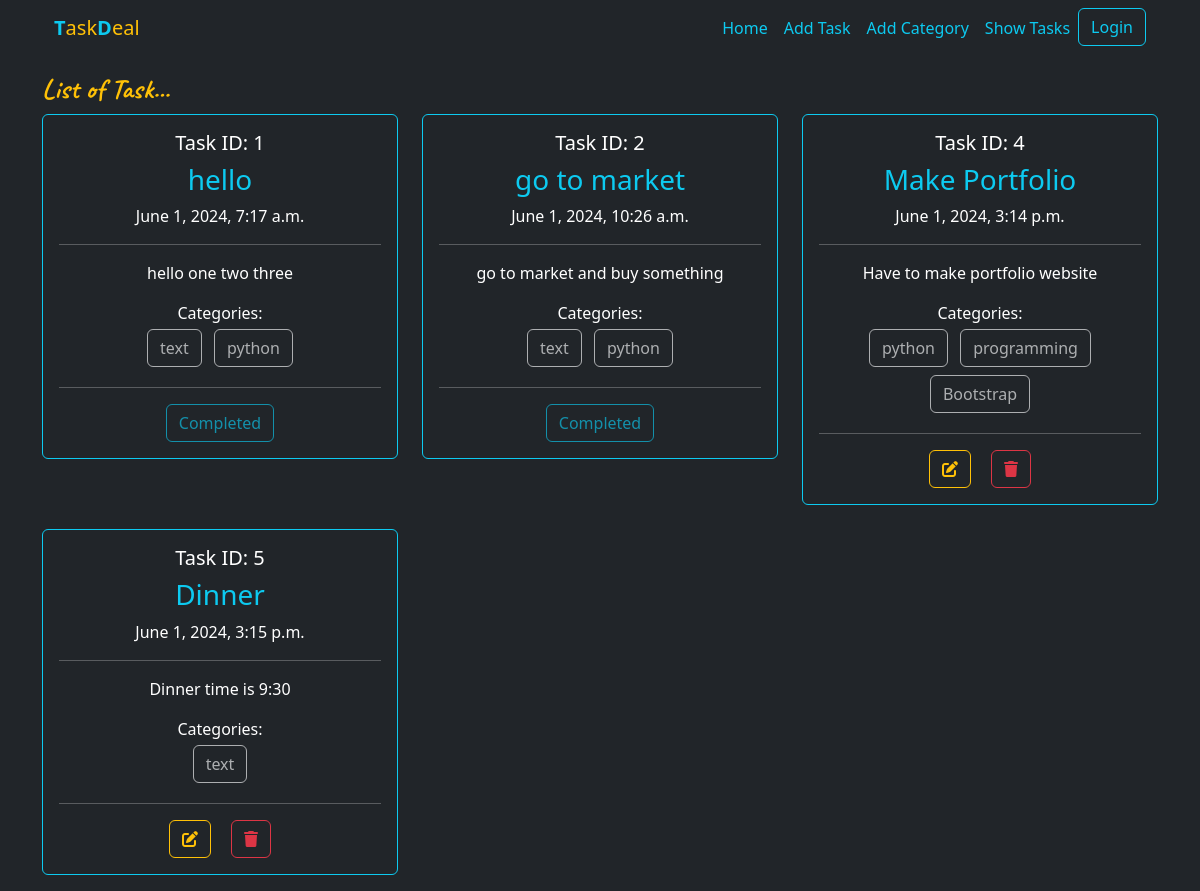
The page / on the database its author committed.
### task/models.py (models this page shows, shortened)
class Task(models.Model):
    title = models.CharField(max_length=255)
    description = models.TextField()
    is_completed = models.BooleanField(default=False)
    assign_date = models.DateTimeField(auto_now_add=True)
    categories = models.ManyToManyField(Category, related_name='tasks')

### category/models.py (models this page shows, shortened)
class Category(models.Model):
    name = models.CharField(max_length=255)

### task_deal/views.py (the view)
# urls.py: 2. Add a URL to urlpatterns:  path('', views.home, name='home')
def home(request):
    data = Task.objects.all()
    context= {'tasks': data}
    return render(request, 'home.html', context)

### templates/home.html
{% extends "base.html" %}
{% block content %}
{% include "task/tasks.html" %}
{% endblock content %}

### templates/base.html (shortened to what this page needs)
<!doctype html>
<html lang="en">
  <head>
    <link rel="stylesheet" href="https://cdnjs.cloudflare.com/ajax/libs/font-awesome/6.5.2/css/all.min.css" />
    <link href="https://cdn.jsdelivr.net/npm/bootstrap@5.3.3/dist/css/bootstrap.min.css" rel="stylesheet">
  </head>
  <body class="bg-dark text-white">
    <div class="container ">
    {% include "navbar.html" %}
    {% block content %}
    {% endblock content %}
  </body>
</html>

### templates/navbar.html (shortened to what this page needs)
<nav class="navbar navbar-expand-lg bg-dark" data-bs-theme="dark">
    <div class="container-fluid">
      <a class="navbar-brand text-warning" href="{% url "home" %}"><span class="text-info fw-bold">T</span>ask<span class="text-info fw-bold">D</span>eal</a>
      <div class="collapse navbar-collapse" id="navbarSupportedContent">
        <ul class="navbar-nav ms-auto mb-2 mb-lg-0">
          <li class="nav-item">
            <a class="nav-link {% if current_page == 'home' %}active{% endif %}" aria-current="page" href="{% url "home" %}">Home</a>
          </li>
          <li class="nav-item">
            <a class="nav-link {% if current_page == 'add_album' %}active{% endif %}" href="{% url "add_task" %}">Add Task</a>
          </li>
          <li class="nav-item">
            <a class="nav-link {% if current_page == 'add_musician' %}active{% endif %}" href="{% url "add_category" %}">Add Category</a>
          </li>
          <li class="nav-item">
            <a class="nav-link {% if current_page == 'musicians' %}active{% endif %}" href="{% url "home" %}">Show Tasks</a>
          </li>
          <li class="nav-item">
            <a class="btn btn-outline-info" href="#">Login</a>
          </li>
      </div>
    </div>
  </nav>

### task/templates/task/tasks.html
<div class=" my-3">
    <h3 class="my-font text-warning">List of Task...</h3>
        <div class="row row-cols-1 row-cols-md-3 g-4">
            {% for task in tasks %}
            <div class="col">
                <div class="card bg-transparent text-white border-info text-center">
                  <div class="card-body">
                    <h5 class="card-title">Task ID: {{task.id}}</h5>
                    <h3 class="card-title text-info">{{task.title}}</h3>
                    <p class="card-text">{{task.assign_date}}</p>
                    <hr>
                    <p class="card-text">{{task.description}}</p>
                    <p class="m-0">Categories:</p>
                    {% for cat in task.categories.all %}
                        <button class="btn btn-outline-light m-1" disabled>{{ cat.name }}</button>
                    {% empty %}
                        <button class="btn btn-outline-light" disabled>No Categories</button>
                     {% endfor %}
                     <hr>
                     {% if task.is_completed == True %}
                        <button class="btn btn-outline-info" disabled>Completed</button>
                     {% else %}
                        <a class="btn btn-outline-warning mx-2" href="{% url "update_task" task.id %}" ><i class="fa fa-edit"></i></a>
                        <a class="btn btn-outline-danger mx-2" href="{% url "delete_task" task.id %}" ><i class="fa fa-trash"></i></a>
                     {% endif %}
                  </div>
                </div>
            </div>
            {% endfor %}
          </div>
    </div>
</div>

### templates/base.html (style rules this page uses)
.my-font { font-family: "Caveat", cursive; font-optical-sizing: auto; font-weight: 700; font-style: normal; }
.nav-link { color: #0dcaf0 }

### rows shown on the page
Task: id "1", title "hello", assign_date "June 1, 2024, 7:17 a.m.", description "hello one two three", is_completed "Completed"
Category: name "text"
Category: name "python"
Task: id "2", title "go to market", assign_date "June 1, 2024, 10:26 a.m.", description "go to market and buy something", is_completed "Completed"
Task: id "4", title "Make Portfolio", assign_date "June 1, 2024, 3:14 p.m.", description "Have to make portfolio website", is_completed False (drawn)
Category: name "programming"
Category: name "Bootstrap"
Task: id "5", title "Dinner", assign_date "June 1, 2024, 3:15 p.m.", description "Dinner time is 9:30", is_completed False (drawn)
